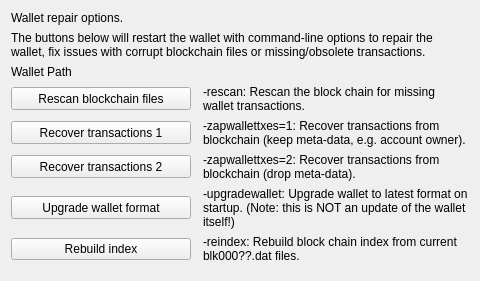
     <widget class="QWidget" name="tab_repair">
     <attribute name="title">
       <string>&amp;Wallet repair</string>
     </attribute>
     <layout class="QGridLayout" name="repairLayout" columnstretch="0,1">
       <property name="horizontalSpacing">
        <number>12</number>
       </property>
       <item row="0" column="0" colspan="2">
        <widget class="QLabel" name="label_repair_header">
         <property name="text">
          <string>Wallet repair options.</string>
         </property>
         <property name="wordWrap">
          <bool>true</bool>
         </property>
        </widget>
       </item>
       <item row="1" column="0" colspan="2">
        <widget class="QLabel" name="label_repair_helptext">
         <property name="text">
          <string>The buttons below will restart the wallet with command-line options to repair the wallet, fix issues with corrupt blockchain files or missing/obsolete transactions.</string>
         </property>
         <property name="wordWrap">
          <bool>true</bool>
         </property>
        </widget>
       </item>
       <item row="2" column="0" colspan="2">
        <widget class="QLabel" name="wallet_path">
         <property name="text">
          <string>Wallet Path</string>
         </property>
        </widget>
       </item>
       <item row="3" column="0">
        <widget class="QPushButton" name="btn_rescan">
         <property name="minimumSize">
          <size>
           <width>180</width>
           <height>23</height>
          </size>
         </property>
         <property name="text">
          <string>Rescan blockchain files</string>
         </property>
        </widget>
       </item>
       <item row="3" column="1">
        <widget class="QLabel" name="label_repair_rescan">
         <property name="text">
          <string>-rescan: Rescan the block chain for missing wallet transactions.</string>
         </property>
         <property name="wordWrap">
          <bool>true</bool>
         </property>
        </widget>
       </item>
        <item row="4" column="0">
        <widget class="QPushButton" name="btn_zapwallettxes1">
         <property name="minimumSize">
          <size>
           <width>180</width>
           <height>23</height>
          </size>
         </property>
         <property name="text">
          <string>Recover transactions 1</string>
         </property>
        </widget>
       </item>
       <item row="4" column="1">
        <widget class="QLabel" name="label_repair_zap1">
         <property name="text">
          <string>-zapwallettxes=1: Recover transactions from blockchain (keep meta-data, e.g. account owner).</string>
         </property>
         <property name="wordWrap">
          <bool>true</bool>
         </property>
        </widget>
       </item>
       <item row="5" column="0">
        <widget class="QPushButton" name="btn_zapwallettxes2">
         <property name="minimumSize">
          <size>
           <width>180</width>
           <height>23</height>
          </size>
         </property>
         <property name="text">
          <string>Recover transactions 2</string>
         </property>
        </widget>
       </item>
       <item row="5" column="1">
        <widget class="QLabel" name="label_repair_zap2">
         <property name="text">
          <string>-zapwallettxes=2: Recover transactions from blockchain (drop meta-data).</string>
         </property>
         <property name="wordWrap">
          <bool>true</bool>
         </property>
        </widget>
       </item>
       <item row="6" column="0">
        <widget class="QPushButton" name="btn_upgradewallet">
         <property name="minimumSize">
          <size>
           <width>180</width>
           <height>23</height>
          </size>
         </property>
         <property name="text">
          <string>Upgrade wallet format</string>
         </property>
        </widget>
       </item>
       <item row="6" column="1">
        <widget class="QLabel" name="label_repair_upgrade">
         <property name="text">
          <string>-upgradewallet: Upgrade wallet to latest format on startup. (Note: this is NOT an update of the wallet itself!)</string>
         </property>
         <property name="wordWrap">
          <bool>true</bool>
         </property>
        </widget>
       </item>
       <item row="7" column="0">
        <widget class="QPushButton" name="btn_reindex">
         <property name="text">
          <string>Rebuild index</string>
         </property>
        </widget>
       </item>
       <item row="7" column="1">
        <widget class="QLabel" name="label_repair_reindex">
         <property name="text">
          <string>-reindex: Rebuild block chain index from current blk000??.dat files.</string>
         </property>
         <property name="wordWrap">
          <bool>true</bool>
         </property>
        </widget>
       </item>
       <item row="8" column="1">
        <spacer name="verticalSpacerRepair">
         <property name="orientation">
          <enum>Qt::Vertical</enum>
         </property>
        </spacer>
       </item>
      </layout>
      </widget>
